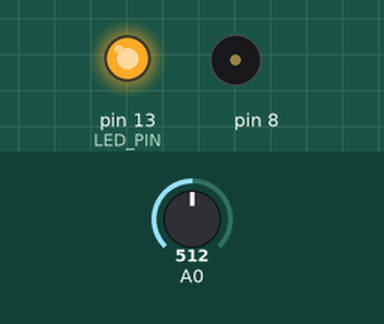
This sketch was run on a simulated Arduino Uno, built with avr-gcc and run on an emulated ATmega328P. On the bench: output pins drawn as LEDs (lit = HIGH), buzzer (waves = sounding). Inputs (shaded band) come from the test bench; at power-on: A0 = 512.

Above: at 0.1 s.
At 5.1 s:
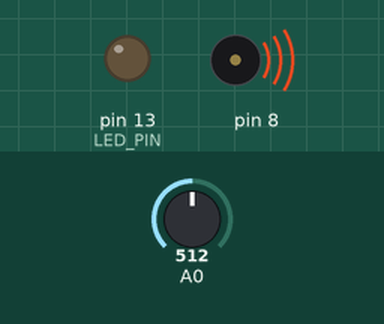
Timing chart, 0 to 6.6 s (numbered marks = the images above):
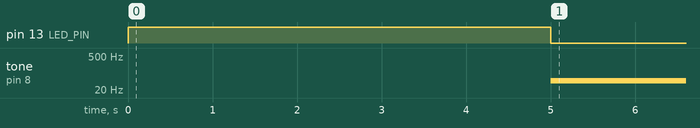

The sketch:

Project06.ino
```cpp
// Declare Variables
int SensorValue;
int SensorLow = 1023;
int SensorHigh = 0;
const int LED_PIN = 13;

void setup()
{
  pinMode(LED_PIN, OUTPUT);
  digitalWrite(LED_PIN, HIGH);
  while (millis() < 5000)
  {
    SensorValue = analogRead(A0);
    if (SensorValue > SensorHigh)
    {
      SensorHigh = SensorValue;
    }
    if (SensorValue < SensorLow)
    {
      SensorLow = SensorValue;
    }
  }
  digitalWrite(LED_PIN, LOW);
}

void loop()
{
  SensorValue = analogRead(A0);
  int pitch = map(SensorValue, SensorLow, SensorHigh, 50, 400);
  tone(8, pitch, 20);
  delay(10);
}
```

Measured:
- by itself, tone on pin 8: silent → 49 Hz at 5.0 s
